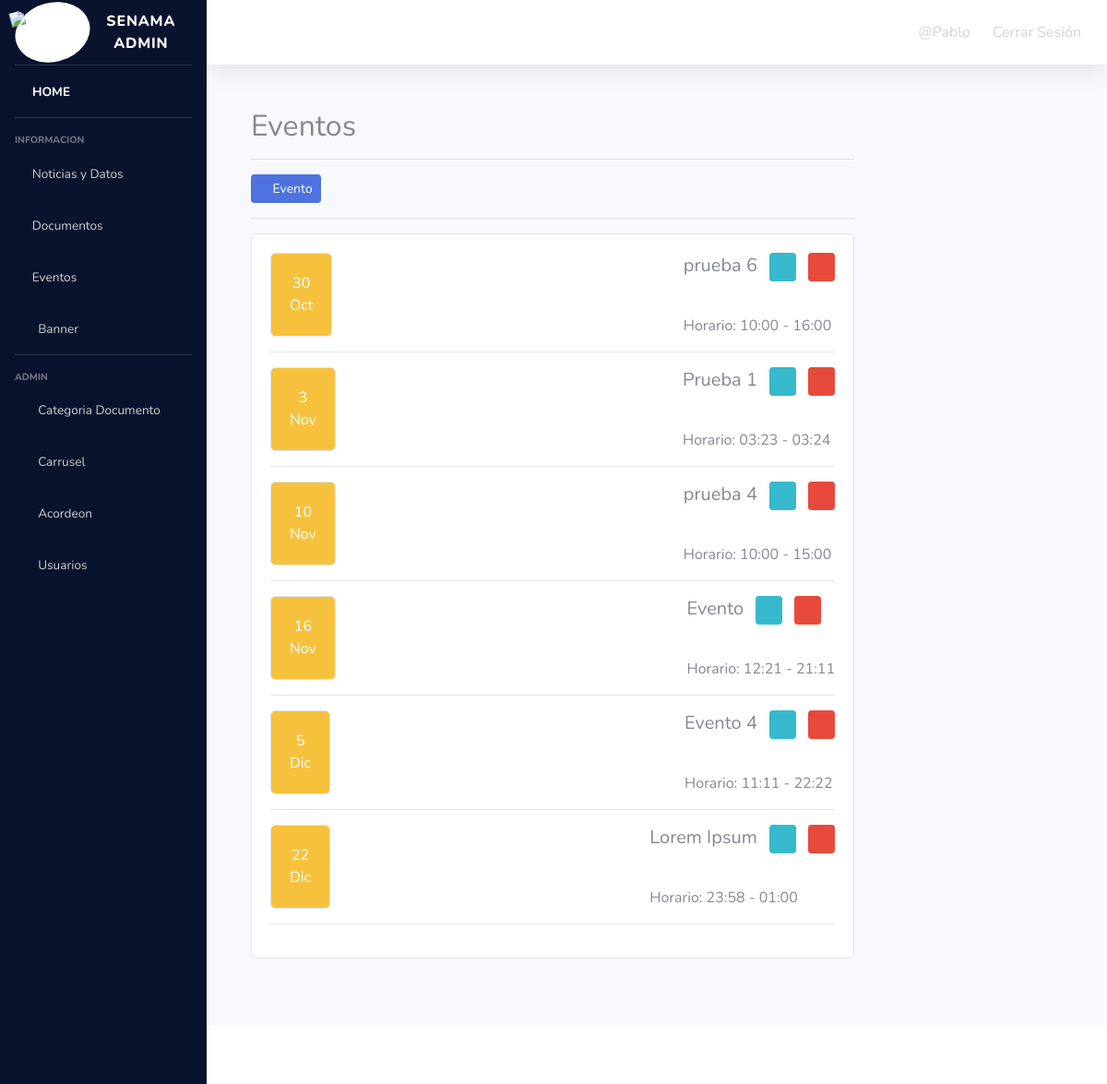
The page /listar_eventos/ (signed in) on the database its author committed.
### app/models.py (models this page shows, shortened)
class Evento(models.Model):
    titulo = models.CharField(max_length=200)
    fecha = models.DateField()
    horario_inicio = models.CharField(max_length=100)
    horario_fin = models.CharField(max_length=100, blank=True, null=True)

### app/views.py (the view)
# urls.py: path("listar_eventos/", listar_eventos, name="listar_eventos"),
@permission_required('app.add_evento')
def listar_eventos(request):
        eventos = Evento.objects.order_by('fecha')
        data = {
                'eventos': eventos,
        }
        return render(request, 'app/evento/listar.html', data)

### app/templates/app/evento/listar.html (shortened to what this page needs)
{% extends 'app/admin.html' %} {% load static %} {% block contenido %}
<div class="container">
    <div class="row">
        <div class="col-9">
            <br>
            <h2>Eventos</h2>
            <hr>
        </div>
    </div>
    <div class="row">
        <div class="col-md-9">
        {% if user.is_authenticated %}
            <a href="{% url 'crear_evento' %}" class="btn btn-primary btn-sm"> <i class="fas fa-plus"></i> Evento</a>
            <hr>
        {% endif %}
            <div class="card">
                <div class="card-body">
                    {% for evento in eventos %}
                    <div class="d-flex justify-content-between">
                        <div class="card bg-warning text-white">
                            <div class="card-body">
                                <div class="date">
                                    <div class="day fw-bold text-center">{{ evento.fecha.day }}</div>
                                    <div class="month fw-bold">{{ evento.fecha|date:"M" }}</div>
                                </div>
                            </div>
                        </div>
                        <div class="event-details">
                            <h5 class="card-title" style="text-align: left;">
                                {{ evento.titulo }}
                            {% if user.is_authenticated %}
                                <a href="{% url 'editar_evento' evento.id %}" class="btn btn-info btn-sm mx-2">
                                    <i class="fas fa-edit"></i>
                                </a>
                                {% if perms.app.delete_evento %}
                                <a href="#" onclick="eliminarEvento({{evento.id}})" class="btn btn-danger btn-sm">
                                    <i class="fas fa-trash"></i>
                                </a>
                                {% endif %}
                            {% endif %}
                            </h5>
                            <br>
                            <p class="card-text">Horario: {{ evento.horario_inicio }} - {{ evento.horario_fin }}</p>
                        </div>
                    </div>
                    <hr>
                    {% endfor %}
                </div>
            </div>
        </div>
    </div>
</div>
<br><br><br>
{% endblock %}

### app/templates/app/admin.html (shortened to what this page needs)
<!DOCTYPE html>
<html lang="en">
<head>
    {% load static %}
    <link href="{% static 'vendor/fontawesome-free/css/all.min.css' %}" rel="stylesheet" type="text/css">
    <link href="{% static 'css/sb-admin-2.min.css' %}" rel="stylesheet">
</head>
<body id="page-top">
    <div id="wrapper">
        <ul class="navbar-nav  sidebar sidebar-dark accordion" id="accordionSidebar">
            <a class="sidebar-brand d-flex align-items-center justify-content-center" href="index.html">
                <div class="sidebar-brand-icon rotate-n-15" id="logo">
                    <img src="{% static 'app/img/Logo.png' %}" alt="SENAMA Logo" width="60" class="navbar-logo">
                </div>
                <div class="sidebar-brand-text mx-3">SENAMA Admin</div>
            </a>
            <hr class="sidebar-divider my-0">
            <li class="nav-item active">
                <a class="nav-link" href="{% url 'home' %}">
                    <i class="fas fa-home"></i>
                    <span>HOME</span></a>
            </li>
            <hr class="sidebar-divider">
            <div class="sidebar-heading">
                INFORMACION
            </div>
            <li class="nav-item">
                <a class="nav-link collapsed" href="#" data-toggle="collapse" data-target="#collapseTwo"
                    aria-expanded="true" aria-controls="collapseTwo">
                    <i class="fas fa-newspaper"></i>
                    <span>Noticias y Datos</span>
                </a>
            </li>
            <li class="nav-item">
                <a class="nav-link collapsed" href="#" data-toggle="collapse" data-target="#collapseUtilities"
                    aria-expanded="true" aria-controls="collapseUtilities">
                    <i class="fas fa-file"></i>
                    <span>Documentos</span>
                </a>
            </li>
            <li class="nav-item">
                <a class="nav-link collapsed" href="#" data-toggle="collapse" data-target="#collapseEvento"
                    aria-expanded="true" aria-controls="collapseEvents">
                    <i class="fas fa-calendar"></i>
                    <span>Eventos</span>
                </a>
            </li>
            <li class="nav-item">
                <a class="nav-link collapsed" href="#" data-toggle="collapse" data-target="#collapseBanner"
                    aria-expanded="true" aria-controls="collapseBanner">
                    <i class="fas fa-fw fa-file-image"></i>
                    <span>Banner</span>
                </a>
            </li>
            <hr class="sidebar-divider">
            <div class="sidebar-heading">
                Admin
            </div>
            <li class="nav-item">
                <a class="nav-link collapsed" href="#" data-toggle="collapse" data-target="#collapseCategoria"
                    aria-expanded="true" aria-controls="collapseCategoria">
                    <i class="fas fa-fw fa-folder"></i>
                    <span>Categoria Documento</span>
                </a>
            </li>
            <li class="nav-item">
                <a class="nav-link collapsed" href="#" data-toggle="collapse" data-target="#collapseCarrusel"
                    aria-expanded="true" aria-controls="collapseCarrusel">
                    <i class="fas fa-fw fa-file-image"></i>
                    <span>Carrusel</span>
                </a>
            </li>
            <li class="nav-item">
                <a class="nav-link collapsed" href="#" data-toggle="collapse" data-target="#collapseAcordeon"
                    aria-expanded="true" aria-controls="collapseAcordeon">
                    <i class="fas fa-fw fa-info-circle"></i>
                    <span>Acordeon</span>
                </a>
            </li>
            {% if perms.auth.add_user %}
            <li class="nav-item">
                <a class="nav-link collapsed" href="#" data-toggle="collapse" data-target="#collapseUsuario"
                    aria-expanded="true" aria-controls="collapseUsuario">
                    <i class="fas fa-fw fa-users"></i>
                    <span>Usuarios</span>
                </a>
            </li>
            {% endif %}
        </ul>
        <div id="content-wrapper" class="d-flex flex-column">
            <div id="content">
                <nav class="navbar navbar-expand navbar-light bg-white topbar mb-4 static-top shadow">
                    <ul class="navbar-nav ml-auto">
                        {% if user.is_authenticated %}
                        <li class="nav-item">
                            <a class="nav-link login-link" href="#">@{{user.username}}</a>
                        </li>
                        <li class="nav-item">
                            <a class="nav-link login-link" href="{% url 'logout'%}">Cerrar Sesión</a>
                        </li>
                        {% endif %}
                    </ul>
                </nav>
                <div class="container-fluid">
                    {% block contenido %}
                    {% endblock %}
                </div>
            </div>
            <footer class="sticky-footer bg-white">
            </footer>
        </div>
    </div>
</body>
</html>

### app/templates/app/admin.html (style rules this page uses)
#accordionSidebar { background-color: #0a132d; }
#logo { background-color: #ffffff; padding: 0px; border-radius: 50%; }

### rows shown on the page
Evento: fecha.day "30", fecha "Oct", titulo "prueba 6", horario_inicio "10:00", horario_fin "16:00"
Evento: fecha.day "3", fecha "Nov", titulo "Prueba 1", horario_inicio "03:23", horario_fin "03:24"
Evento: fecha.day "10", fecha "Nov", titulo "prueba 4", horario_inicio "10:00", horario_fin "15:00"
Evento: fecha.day "16", fecha "Nov", titulo "Evento", horario_inicio "12:21", horario_fin "21:11"
Evento: fecha.day "5", fecha "Dic", titulo "Evento 4", horario_inicio "11:11", horario_fin "22:22"
Evento: fecha.day "22", fecha "Dic", titulo "Lorem Ipsum", horario_inicio "23:58", horario_fin "01:00"

### other values the page prints
{{ user.username }} "Pablo"
